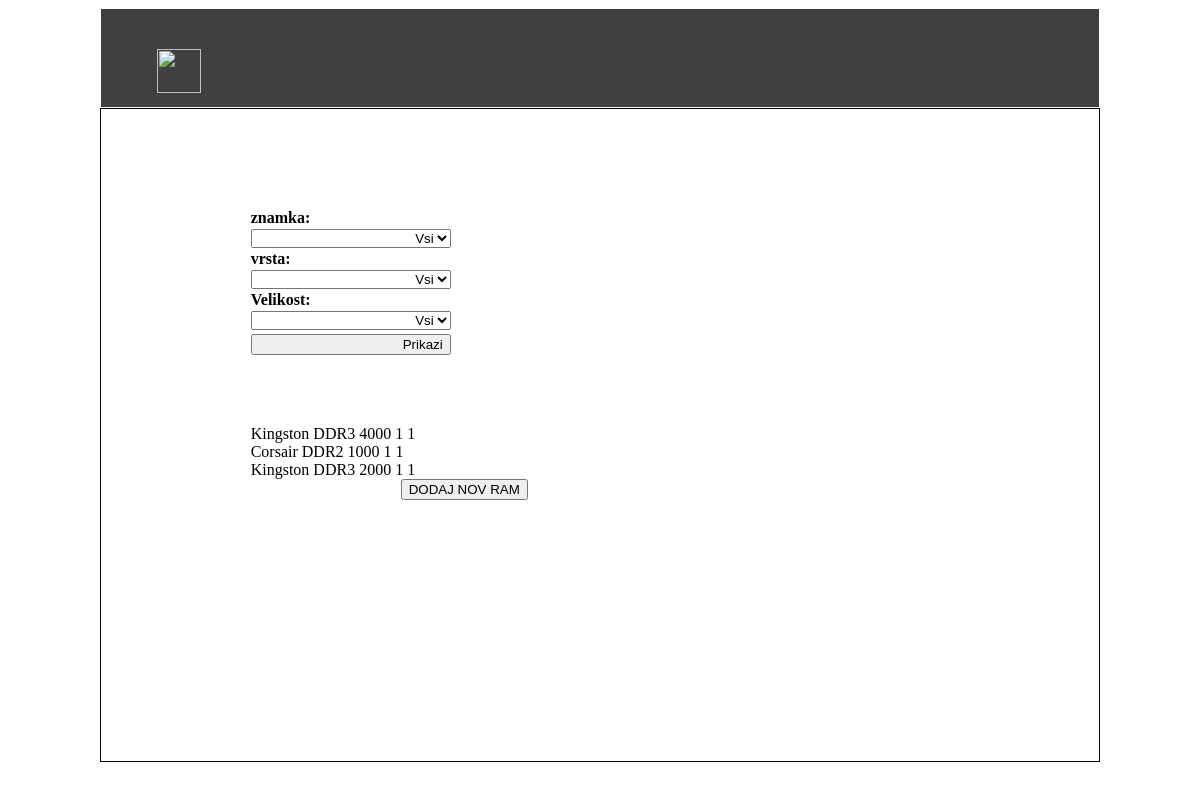
The page /app/rami on the database its author committed.
### kalkulator/models.py (models this page shows)
class Ram(models.Model):
    znamka = models.CharField(max_length=20)
    vrsta = models.CharField(max_length=20)
    velikost = models.CharField(max_length=20)
    opis = models.CharField(max_length=20)
    kolicina = models.CharField(max_length=20)

### kalkulator/views.py (the view, shortened to what this page needs)
def rami(request):
    context = {}
    rami = Ram.objects.all()
    znamke = Ram.objects.values('znamka').distinct().order_by(Lower('znamka')).values_list('znamka', flat=True)
    vrste = Ram.objects.values('vrsta').distinct().order_by(Lower('vrsta')).values_list('vrsta', flat=True)
    velikosti = Ram.objects.values('velikost').distinct().order_by(Lower('velikost')).values_list('velikost', flat=True)
    context['znamke'] = znamke
    context['vrste'] = vrste
    context['velikosti'] = velikosti
    context['rami'] = rami
    return render(request, 'kalkulator/rami.html', context)

### kalkulator/templates/kalkulator/rami.html (shortened to what this page needs)
{% extends "kalkulator/base.html" %}
{% block main %}
	<div id="Stanje">
		<form>
			<label>znamka:</label><select name="znamka">
										<option>Vsi</option>
										</select>
			<label>vrsta:</label><select name="vrsta">
										<option>Vsi</option>
										</select>
			<label>Velikost:</label><select name="velikost">
										<option>Vsi</option>
										</select>
			<input type="submit" id="vpisi" value="Prikazi">
		</form>
		<br>
		<br>
		<br>
		<br>
		<br>
		<br>
		<br>
		<br>
		<br>
		<br>
		<br>
		<br>
		{% for ram in rami %}
		{{ram.znamka}}   {{ram.vrsta}} {{ram.velikost}} {{ram.opis}} {{ram.kolicina}}<br>
		{% endfor %}
		<a href="dodajRam" style="margin-left:150px">
			<button> DODAJ NOV RAM</button>
		</a>
	</div>
{% endblock %}

### kalkulator/static/kalkulator/style.css (style rules this page uses)
body { max-width: 1000px; margin-left: auto; margin-right: auto; }
a:link { color: white; text-decoration: none; }
#Obrazec, #Stanje, #Porocilo { padding: 10% 15%; }
select, input, textarea { clear: both; float: left; width: 200px; margin: 2px 0px; text-align: right; }
label { float: left; clear: both; width: 200px; font-weight: bolder; }

### rows shown on the page
Ram: znamka "Kingston", vrsta "DDR3", velikost "4000", opis "1", kolicina "1"
Ram: znamka "Corsair", vrsta "DDR2", velikost "1000", opis "1", kolicina "1"
Ram: znamka "Kingston", vrsta "DDR3", velikost "2000", opis "1", kolicina "1"
